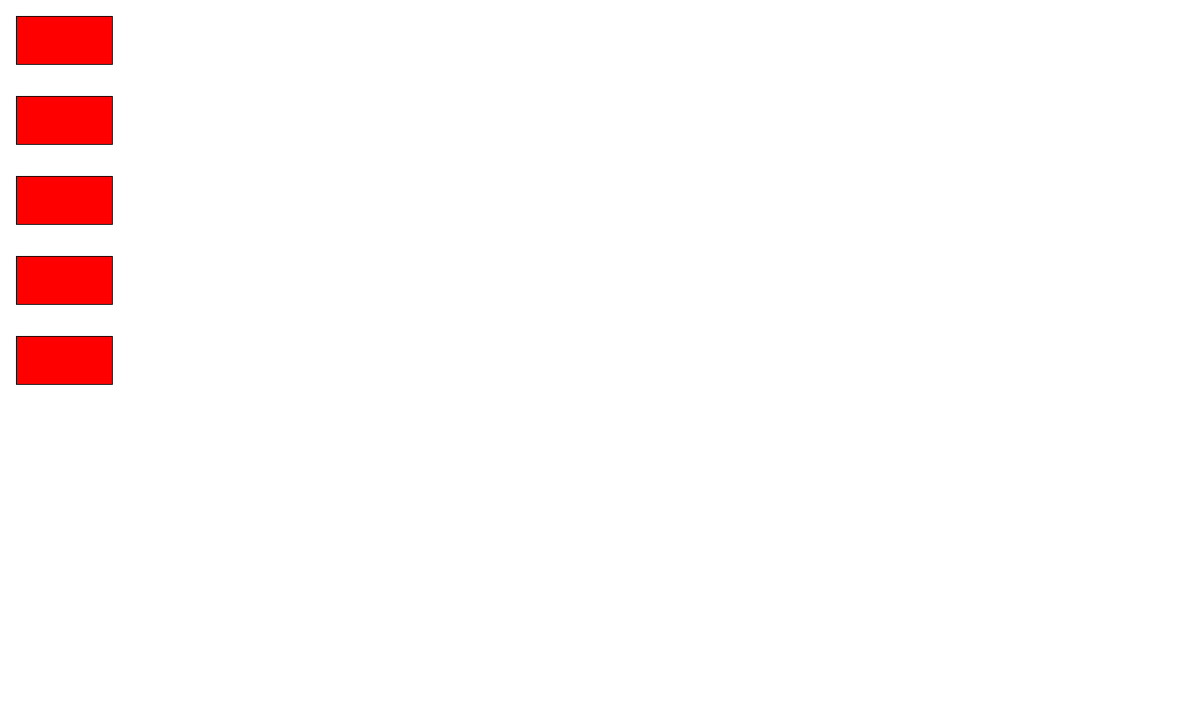
Frame 1 (no input)
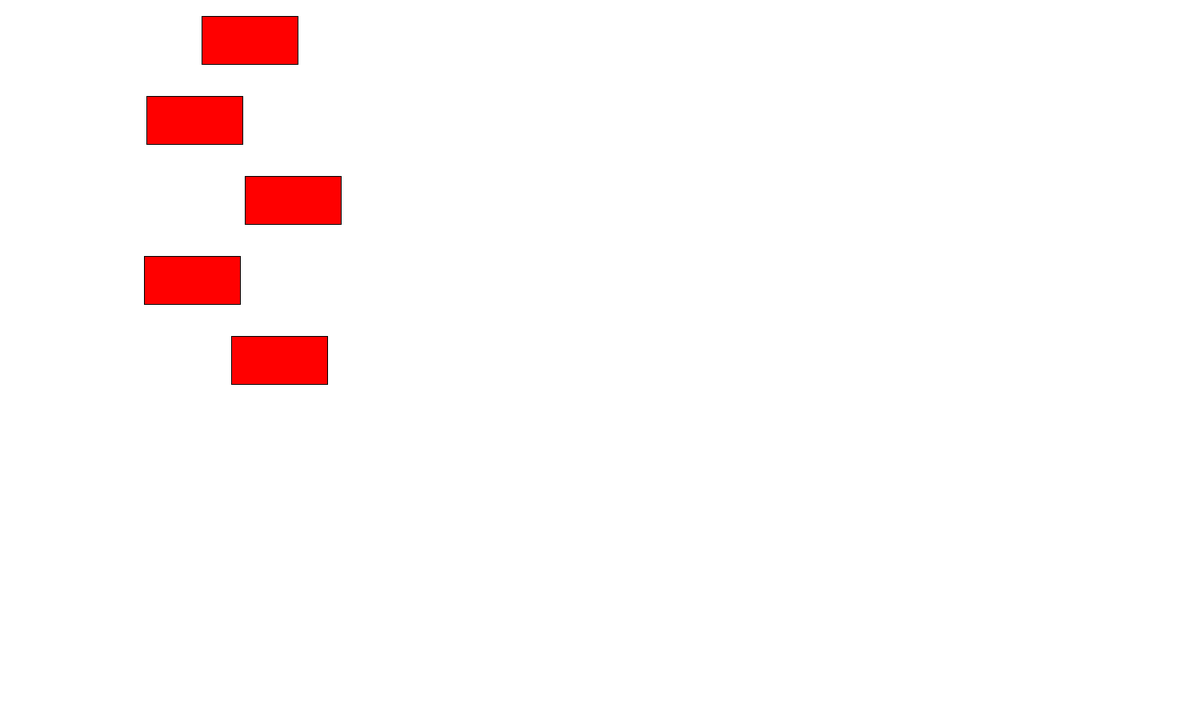
Frame 60 (the mouse pressed at the canvas centre just before this capture)
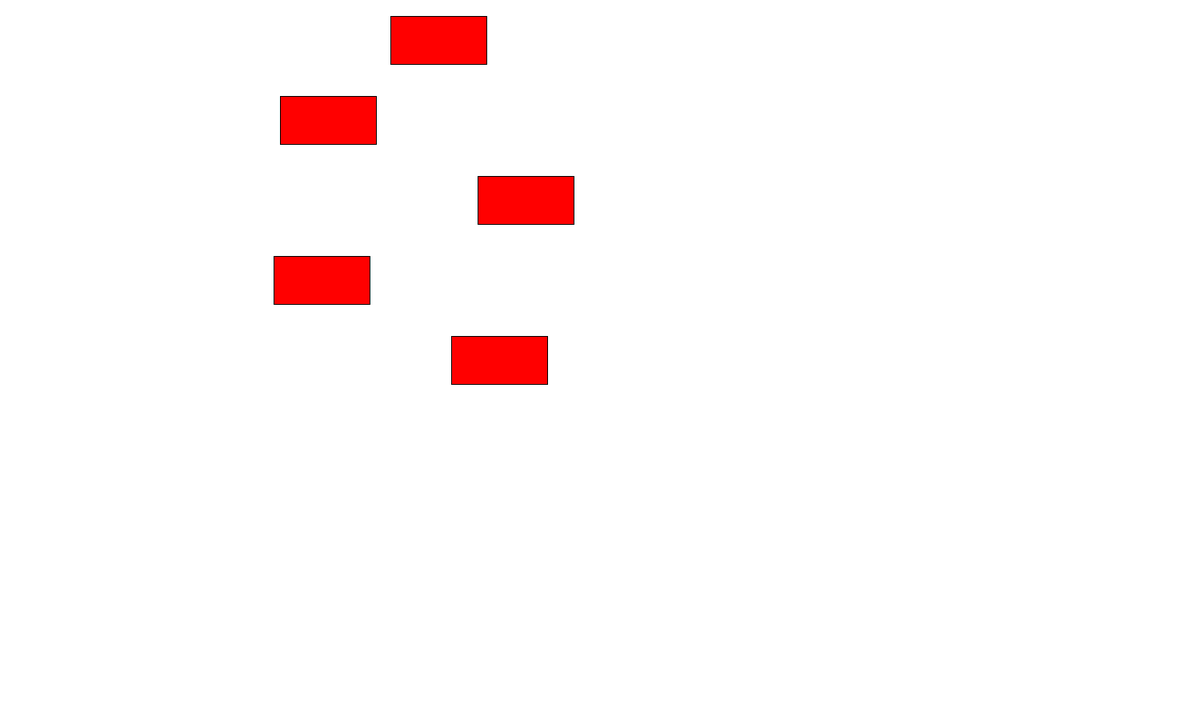
Frame 120 (the mouse held since frame 60 and released just before this capture)

The Processing sketch that drew these frames (run headless with seeded random() and noise(); from frame 60 on, the mouse is pressed at the canvas centre):

// Processing sketch: ClassyCars
// ── ClassyCars.pde
ArrayList<Car> cars = new ArrayList<Car>();
int numberOfCars = 5;

void setup() {
  size(1500, 900);
  for (int i=0; i<numberOfCars; i++) {
    cars.add(new Car(80, 50 + 100 * i));
  }
}

void draw() {
  background(255);
  for (int i=0; i<cars.size(); i++) {
    cars.get(i).run();
  }
}

// ── Car.pde
class Car {
  float carX;
  float carY;
  float size;
  float speed;
  color colour;

  public Car(float carX, float carY) {
    this.carX = carX;
    this.carY = carY;
    size = width/25;
    speed = random(2,5);
    colour = color(255, 0, 0);
  }
  
  public void run() {
    display();
    move();
  }

  private void display() {
    rectMode(CENTER);
    fill(colour);
    rect(carX, carY, size*2, size);
  }

  private void move() {
    carX += speed;
  }
  
  public void setSize(float size) {
    this.size = size;
  }

  public void setSpeed(float speed) {
    this.speed = speed;
  }

  public void setColour(int red, int green, int blue) {
    colour = color(red, green, blue);
  }
}
